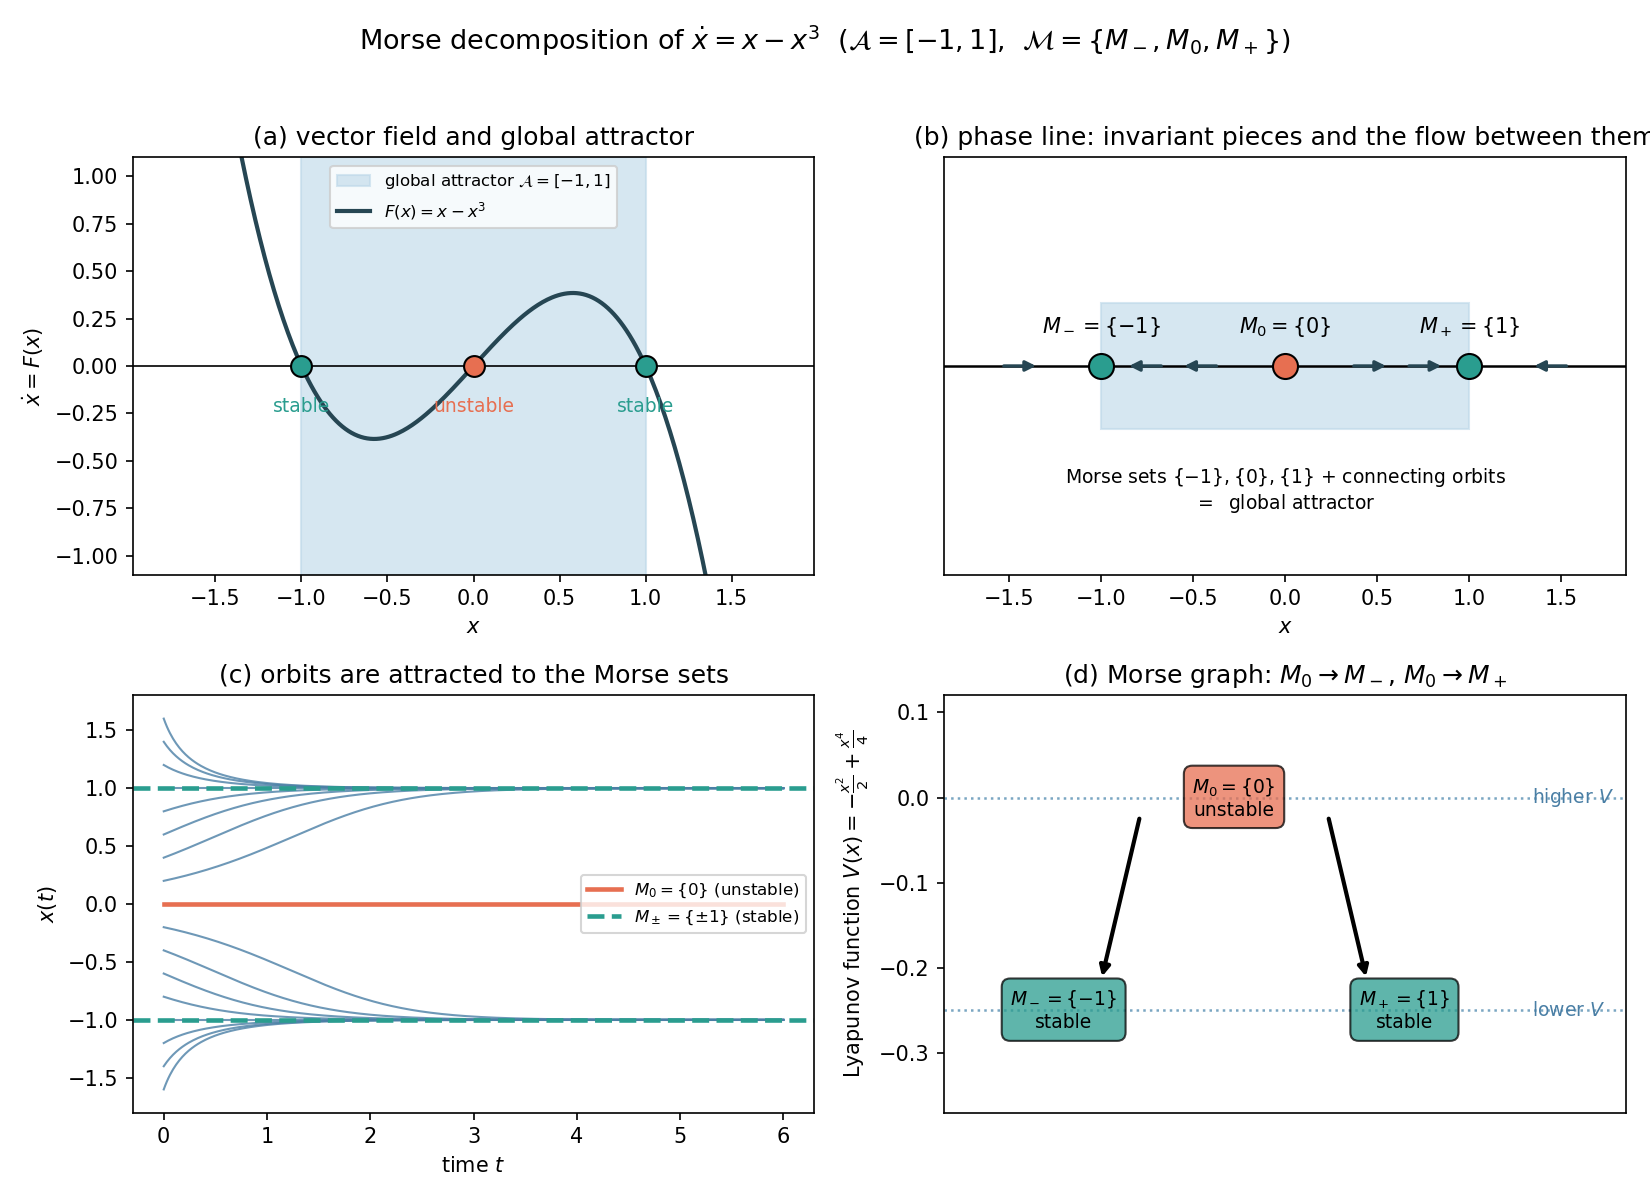

Generate this figure with Python:
"""
Morse decomposition of the 1D dynamical system

    x' = F(x) = x - x^3

Equilibria: -1, 0, 1.  F'(x) = 1 - 3x^2, so F'(-1) = F'(1) = -2 < 0 (stable)
and F'(0) = 1 > 0 (unstable).

Global attractor:      A = [-1, 1]
Morse decomposition:   M = { M_-={-1}, M_0={0}, M_+={1} }
Morse graph:           M_0 --> M_-,  M_0 --> M_+
Lyapunov function:     V(x) = -x^2/2 + x^4/4   (dV/dt = -F(x)^2 <= 0)

The script produces morse_decomposition.png with four panels:
  (a) vector field F(x), equilibria, and the global attractor A = [-1,1]
  (b) the phase line with the flow direction
  (c) trajectories x(t) from several initial conditions
  (d) the Morse graph, drawn at the Lyapunov levels V(M_i)

Run:  python morse_decomposition.py
"""

import numpy as np
import matplotlib.pyplot as plt
from scipy.integrate import solve_ivp

# --------------------------------------------------------------------------
# Model
# --------------------------------------------------------------------------
def F(x):
    """Right-hand side of the ODE."""
    return x - x**3


def dF(x):
    """Derivative of F (the 1x1 Jacobian)."""
    return 1.0 - 3.0 * x**2


def V(x):
    """Lyapunov function: F = -V', hence dV/dt = V'(x) x' = -F(x)^2 <= 0."""
    return -0.5 * x**2 + 0.25 * x**4


EQUILIBRIA = np.array([-1.0, 0.0, 1.0])
LABELS = [r"$M_-=\{-1\}$", r"$M_0=\{0\}$", r"$M_+=\{1\}$"]
# stable (attracting) iff F'(x*) < 0
STABLE = dF(EQUILIBRIA) < 0

ATTRACTOR = (-1.0, 1.0)  # global attractor A = [-1, 1]

STABLE_COLOR = "#2a9d8f"
UNSTABLE_COLOR = "#e76f51"
ATTRACTOR_COLOR = "#bcd7e8"


def eq_color(i):
    return STABLE_COLOR if STABLE[i] else UNSTABLE_COLOR


# --------------------------------------------------------------------------
# Panel (a): the vector field F(x) and the global attractor
# --------------------------------------------------------------------------
def panel_vector_field(ax):
    x = np.linspace(-1.8, 1.8, 400)
    ax.axhline(0.0, color="k", lw=0.8)
    ax.axvspan(*ATTRACTOR, color=ATTRACTOR_COLOR, alpha=0.6,
               label=r"global attractor $\mathcal{A}=[-1,1]$")
    ax.plot(x, F(x), color="#264653", lw=2, label=r"$F(x)=x-x^3$")

    for i, xe in enumerate(EQUILIBRIA):
        ax.plot(xe, 0.0, "o", ms=10, mfc=eq_color(i), mec="k", zorder=5)
        ax.annotate("stable" if STABLE[i] else "unstable",
                    xy=(xe, 0.0), xytext=(0, -22), textcoords="offset points",
                    ha="center", fontsize=9, color=eq_color(i))

    ax.set_xlabel(r"$x$")
    ax.set_ylabel(r"$\dot{x}=F(x)$")
    ax.set_title("(a) vector field and global attractor")
    ax.set_ylim(-1.1, 1.1)
    ax.legend(loc="upper center", fontsize=8)


# --------------------------------------------------------------------------
# Panel (b): the phase line (Morse sets + connecting orbits)
# --------------------------------------------------------------------------
def panel_phase_line(ax):
    ax.axhline(0.0, color="k", lw=1.2)
    ax.axvspan(*ATTRACTOR, ymin=0.35, ymax=0.65,
               color=ATTRACTOR_COLOR, alpha=0.6)

    # arrows show the sign of F: the connecting orbits inside the attractor
    for x0 in [-1.55, -0.65, -0.35, 0.35, 0.65, 1.55]:
        ax.annotate("", xy=(x0 + 0.22 * np.sign(F(x0)), 0.0), xytext=(x0, 0.0),
                    arrowprops=dict(arrowstyle="-|>", lw=1.6, color="#264653"))

    for i, xe in enumerate(EQUILIBRIA):
        ax.plot(xe, 0.0, "o", ms=12, mfc=eq_color(i), mec="k", zorder=5)
        ax.annotate(LABELS[i], xy=(xe, 0.0), xytext=(0, 16),
                    textcoords="offset points", ha="center", fontsize=10)

    ax.text(0.0, -0.55, r"Morse sets $\{-1\},\{0\},\{1\}$ + connecting orbits"
                        "\n" r"$=\;$ global attractor",
            ha="center", fontsize=9)
    ax.set_xlim(-1.85, 1.85)
    ax.set_ylim(-0.8, 0.8)
    ax.set_yticks([])
    ax.set_xlabel(r"$x$")
    ax.set_title("(b) phase line: invariant pieces and the flow between them")


# --------------------------------------------------------------------------
# Panel (c): trajectories -- every bounded orbit ends in a Morse set
# --------------------------------------------------------------------------
def panel_trajectories(ax):
    t_span = (0.0, 6.0)
    t_eval = np.linspace(*t_span, 400)
    for x0 in np.linspace(-1.6, 1.6, 17):
        sol = solve_ivp(lambda t, y: F(y), t_span, [x0], t_eval=t_eval,
                        rtol=1e-8, atol=1e-10)
        ax.plot(sol.t, sol.y[0], color="#4a7fa5", lw=1.0, alpha=0.8)

    # the unstable equilibrium itself is a complete orbit
    ax.plot(t_eval, np.zeros_like(t_eval), color=UNSTABLE_COLOR, lw=2.2,
            label=r"$M_0=\{0\}$ (unstable)")
    for xe in (-1.0, 1.0):
        ax.axhline(xe, color=STABLE_COLOR, lw=2.2, ls="--")
    ax.axhline(np.nan, color=STABLE_COLOR, lw=2.2, ls="--",
               label=r"$M_\pm=\{\pm 1\}$ (stable)")

    ax.set_xlabel(r"time $t$")
    ax.set_ylabel(r"$x(t)$")
    ax.set_title("(c) orbits are attracted to the Morse sets")
    ax.set_ylim(-1.8, 1.8)
    ax.legend(loc="center right", fontsize=8)


# --------------------------------------------------------------------------
# Panel (d): the Morse graph, drawn at the levels of the Lyapunov function
# --------------------------------------------------------------------------
def panel_morse_graph(ax):
    # vertical position = value of the Lyapunov function on each Morse set
    pos = {"M0": (0.0, V(0.0)), "Mm": (-1.0, V(-1.0)), "Mp": (1.0, V(1.0))}
    txt = {"M0": r"$M_0=\{0\}$" "\n" "unstable",
           "Mm": r"$M_-=\{-1\}$" "\n" "stable",
           "Mp": r"$M_+=\{1\}$" "\n" "stable"}
    col = {"M0": UNSTABLE_COLOR, "Mm": STABLE_COLOR, "Mp": STABLE_COLOR}

    # edges M_0 -> M_-  and  M_0 -> M_+ : the connecting complete orbits
    for target in ("Mm", "Mp"):
        x0, y0 = pos["M0"]
        x1, y1 = pos[target]
        ax.annotate("", xy=(0.78 * x1, y1 + 0.035), xytext=(0.55 * x1, y0 - 0.02),
                    arrowprops=dict(arrowstyle="-|>", lw=2.0, color="k"))

    for key, (x, y) in pos.items():
        ax.text(x, y, txt[key], ha="center", va="center", fontsize=9,
                bbox=dict(boxstyle="round,pad=0.45", fc=col[key], ec="k",
                          alpha=0.75))

    for y, lab in [(V(0.0), r"higher $V$"), (V(1.0), r"lower $V$")]:
        ax.axhline(y, color="#7aa6c2", ls=":", lw=1.2, zorder=0)
        ax.text(1.75, y, lab, va="center", fontsize=9, color="#4a7fa5")

    ax.set_xlim(-1.7, 2.3)
    ax.set_ylim(V(1.0) - 0.12, V(0.0) + 0.12)
    ax.set_xticks([])
    ax.set_ylabel(r"Lyapunov function $V(x)=-\frac{x^2}{2}+\frac{x^4}{4}$")
    ax.set_title(r"(d) Morse graph: $M_0\to M_-$, $M_0\to M_+$")


# --------------------------------------------------------------------------
def main():
    fig, axes = plt.subplots(2, 2, figsize=(11, 8))
    panel_vector_field(axes[0, 0])
    panel_phase_line(axes[0, 1])
    panel_trajectories(axes[1, 0])
    panel_morse_graph(axes[1, 1])

    fig.suptitle(r"Morse decomposition of $\dot{x}=x-x^3$"
                 r"  ($\mathcal{A}=[-1,1]$,  $\mathcal{M}=\{M_-,M_0,M_+\}$)",
                 fontsize=13)
    fig.tight_layout(rect=(0, 0, 1, 0.96))
    fig.savefig("morse_decomposition.png", dpi=150)
    print("Equilibria and stability:")
    for i, xe in enumerate(EQUILIBRIA):
        kind = "stable" if STABLE[i] else "unstable"
        print(f"  x* = {xe:+.1f}   F'(x*) = {dF(xe):+.1f}   {kind:8s}"
              f"   V(x*) = {V(xe):+.3f}")
    print("Morse graph edges: M_0 -> M_-,  M_0 -> M_+")
    print("Saved morse_decomposition.png")


if __name__ == "__main__":
    main()
